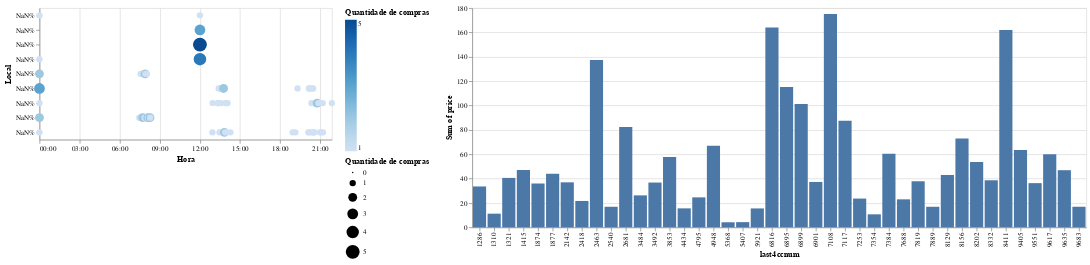

Write notebook code for a chart like this one.
### Markdown cell above
A visualização 5 apresenta os cinco locais mais populares, e mais quatro locais que apresentam possíveis anomalias no horário das compras. Dos cinco locais mais populares, três são frequentados durante o almoço e jantar e dois no café da manhã. Os locais **Coffee Shack**, **Brewed Awakenings**, **Bean There Done That** e **Jack's Magical Beans** apresentam anomalias no horário das compras realizadas neles, ondes todas essas ocorrem exatamente as 12:00, com exceção das compras realizadas somente no cartão fidelidade (horário 00:00). Para corrigir essas anomalias, é necessário analisar a rotina das pessoas em Abila, onde elas vão durante o café, almoço e jantar, quanto tempo ficam paradas em determinado local, e com a ajuda dos locais mais populares, é possível inferir o local e horário aproximado das compras.

### Code cell
# Explorar o 1415
df_3 = df.loc[(df['location']=='Katerinas Cafe') | (df['location']=='Hippokampos') | (df['location']=='Brew\'ve Been Served') |
              (df['location']=='Guy\'s Gyros') | (df['location']=='Hallowed Grounds') | (df['location']=='Bean There Done That') |
              (df['location']=='Brewed Awakenings') | (df['location']=='Coffee Shack') | (df['location']=='Jack\'s Magical Beans')]

ts_min = '2014-01-06 00:00:00'
ts_max = '2014-01-06 23:59:59'

fmt = '%Y-%m-%d %H:%M:%S'

df_3 = df_3.loc[(df_3['timestamp'] >= ts_min) & (df_3['timestamp'] <= ts_max)]

selection = alt.selection_interval()

chart8 = alt.Chart(df_3).mark_circle(tooltip=True).encode(
    alt.X('hoursminutes(timestamp):T', title='Hora'),
    alt.Y('location', title='Local', stack='normalize', sort=alt.EncodingSortField(field="location", op="count", order="ascending")),
    alt.Color('count()', title='Quantidade de compras'),
    alt.Size('count()', title='Quantidade de compras'),
    tooltip = [alt.Tooltip('hoursminutes(timestamp):T', title='Hora'),
               alt.Tooltip('location', title='Local'),
               alt.Tooltip('date(timestamp):N'),
               alt.Tooltip('count()', title='Quantidade de compras')]
).add_selection(
    selection
)

chart9 = alt.Chart(df_3).mark_bar(tooltip=True).encode(
    alt.Y('sum(price)'),
    alt.X('last4ccnum:N'),
    #alt.Color('loyaltynum'),
    tooltip = [alt.Tooltip('sum(price)'), 
               alt.Tooltip('last4ccnum:N'),
               alt.Tooltip('date(timestamp):N')]
).transform_filter(selection)

alt.concat(chart8, chart9).resolve_scale(
    color='independent',
    size='independent'
)

### Figure 1 — Vega-Lite specification as saved in the notebook (floating-point values rounded to 4 significant figures)
{"config": {"view": {"continuousWidth": 400, "continuousHeight": 300}}, "concat": [{"mark": {"type": "circle", "tooltip": true}, "encoding": {"color": {"type": "quantitative", "aggregate": "count", "title": "Quantidade de compras"}, "size": {"type": "quantitative", "aggregate": "count", "title": "Quantidade de compras"}, "tooltip": [{"type": "temporal", "field": "timestamp", "timeUnit": "hoursminutes", "title": "Hora"}, {"type": "nominal", "field": "location", "title": "Local"}, {"type": "nominal", "field": "timestamp", "timeUnit": "date"}, {"type": "quantitative", "aggregate": "count", "title": "Quantidade de compras"}], "x": {"type": "temporal", "field": "timestamp", "timeUnit": "hoursminutes", "title": "Hora"}, "y": {"type": "nominal", "field": "location", "sort": {"field": "location", "op": "count", "order": "ascending"}, "stack": "normalize", "title": "Local"}}, "selection": {"selector003": {"type": "interval"}}}, {"mark": {"type": "bar", "tooltip": true}, "encoding": {"tooltip": [{"type": "quantitative", "aggregate": "sum", "field": "price"}, {"type": "nominal", "field": "last4ccnum"}, {"type": "nominal", "field": "timestamp", "timeUnit": "date"}], "x": {"type": "nominal", "field": "last4ccnum"}, "y": {"type": "quantitative", "aggregate": "sum", "field": "price"}}, "transform": [{"filter": {"selection": "selector003"}}]}], "data": {"name": "data-2c4af3938fd6ab39f3ab1a74a5ad92e4"}, "resolve": {"scale": {"color": "independent", "size": "independent"}}, "$schema": "https://vega.github.io/schema/vega-lite/v4.8.1.json", "datasets": {"data-2c4af3938fd6ab39f3ab1a74a5ad92e4": [{"timestamp": "2014-01-06 07:28:00", "location": "Brew've Been Served", "price": 11.34, "last4ccnum": 4795, "link": "both", "loyaltynum": "L8566"}, {"timestamp": "2014-01-06 07:34:00", "location": "Hallowed Grounds", "price": 52.22, "last4ccnum": 7108, "link": "credit", "loyaltynum": "L6544"}, {"timestamp": "2014-01-06 07:35:00", "location": "Brew've Been Served", "price": 8.33, "last4ccnum": 6816, "link": "both", "loyaltynum": "L8148"}, {"timestamp": "2014-01-06 07:36:00", "location": "Hallowed Grounds", "price": 16.72, "last4ccnum": 9617, "link": "both", "loyaltynum": "L5553"}, {"timestamp": "2014-01-06 07:37:00", "location": "Brew've Been Served", "price": 4.24, "last4ccnum": 7384, "link": "both", "loyaltynum": "L3800"}, {"timestamp": "2014-01-06 07:38:00", "location": "Brew've Been Served", "price": 4.17, "last4ccnum": 5368, "link": "both", "loyaltynum": "L2247"}, {"timestamp": "2014-01-06 07:43:00", "location": "Brew've Been Served", "price": 9.6, "last4ccnum": 4948, "link": "both", "loyaltynum": "L9406"}, {"timestamp": "2014-01-06 07:43:00", "location": "Brew've Been Served", "price": 16.9, "last4ccnum": 9683, "link": "both", "loyaltynum": "L7291"}, {"timestamp": "2014-01-06 07:47:00", "location": "Hallowed Grounds", "price": 16.53, "last4ccnum": 8129, "link": "both", "loyaltynum": "L8328"}, {"timestamp": "2014-01-06 07:48:00", "location": "Hallowed Grounds", "price": 10.66, "last4ccnum": 3492, "link": "both", "loyaltynum": "L7814"}, {"timestamp": "2014-01-06 07:52:00", "location": "Brew've Been Served", "price": 32.83, "last4ccnum": 9405, "link": "credit", "loyaltynum": "L3259"}, {"timestamp": "2014-01-06 07:54:00", "location": "Hallowed Grounds", "price": 16.88, "last4ccnum": 7889, "link": "credit", "loyaltynum": "L6119"}, {"timestamp": "2014-01-06 07:54:00", "location": "Hallowed Grounds", "price": 32.93, "last4ccnum": 2681, "link": "credit", "loyaltynum": "L1107"}, {"timestamp": "2014-01-06 07:55:00", "location": "Hallowed Grounds", "price": 8.05, "last4ccnum": 9551, "link": "both", "loyaltynum": "L5777"}, {"timestamp": "2014-01-06 07:55:00", "location": "Brew've Been Served", "price": 3.67, "last4ccnum": 3484, "link": "both", "loyaltynum": "L2490"}, {"timestamp": "2014-01-06 07:59:00", "location": "Brew've Been Served", "price": 8.88, "last4ccnum": 7819, "link": "both", "loyaltynum": "L5259"}, {"timestamp": "2014-01-06 08:00:00", "location": "Brew've Been Served", "price": 4.27, "last4ccnum": 5407, "link": "both", "loyaltynum": "L4034"}, {"timestamp": "2014-01-06 08:00:00", "location": "Hallowed Grounds", "price": 9.69, "last4ccnum": 6899, "link": "credit", "loyaltynum": "L6267"}, {"timestamp": "2014-01-06 08:01:00", "location": "Hallowed Grounds", "price": 10.07, "last4ccnum": 1874, "link": "both", "loyaltynum": "L4424"}, {"timestamp": "2014-01-06 08:06:00", "location": "Brew've Been Served", "price": 18.24, "last4ccnum": 3853, "link": "both", "loyaltynum": "L1485"}, {"timestamp": "2014-01-06 08:06:00", "location": "Brew've Been Served", "price": 15.58, "last4ccnum": 4434, "link": "both", "loyaltynum": "L2169"}, {"timestamp": "2014-01-06 08:07:00", "location": "Brew've Been Served", "price": 5.66, "last4ccnum": 6901, "link": "both", "loyaltynum": "L9363"}, {"timestamp": "2014-01-06 08:16:00", "location": "Brew've Been Served", "price": 14.97, "last4ccnum": 1286, "link": "both", "loyaltynum": "L3288"}, {"timestamp": "2014-01-06 08:16:00", "location": "Brew've Been Served", "price": 11.2, "last4ccnum": 8411, "link": "both", "loyaltynum": "L6110"}, {"timestamp": "2014-01-06 08:17:00", "location": "Brew've Been Served", "price": 15.39, "last4ccnum": 8202, "link": "both", "loyaltynum": "L2343"}, {"timestamp": "2014-01-06 12:00:00", "location": "Coffee Shack", "price": 51.51, "last4ccnum": 7117, "link": "credit", "loyaltynum": "L6417"}, {"timestamp": "2014-01-06 12:00:00", "location": "Bean There Done That", "price": 10.28, "last4ccnum": 1415, "link": "both", "loyaltynum": "L7783"}, {"timestamp": "2014-01-06 12:00:00", "location": "Bean There Done That", "price": 16.09, "last4ccnum": 9635, "link": "both", "loyaltynum": "L3191"}, {"timestamp": "2014-01-06 12:00:00", "location": "Brewed Awakenings", "price": 5.72, "last4ccnum": 7688, "link": "both", "loyaltynum": "L4164"}, {"timestamp": "2014-01-06 12:00:00", "location": "Jack's Magical Beans", "price": 11.03, "last4ccnum": 6899, "link": "both", "loyaltynum": "L6267"}, {"timestamp": "2014-01-06 12:00:00", "location": "Brewed Awakenings", "price": 16.89, "last4ccnum": 2540, "link": "both", "loyaltynum": "L5947"}, {"timestamp": "2014-01-06 12:00:00", "location": "Bean There Done That", "price": 8.54, "last4ccnum": 1877, "link": "both", "loyaltynum": "L3014"}, {"timestamp": "2014-01-06 12:00:00", "location": "Brewed Awakenings", "price": 4.35, "last4ccnum": 8332, "link": "both", "loyaltynum": "L2070"}, {"timestamp": "2014-01-06 12:00:00", "location": "Bean There Done That", "price": 5.24, "last4ccnum": 1321, "link": "both", "loyaltynum": "L4149"}, {"timestamp": "2014-01-06 12:00:00", "location": "Bean There Done That", "price": 4.27, "last4ccnum": 6895, "link": "both", "loyaltynum": "L3366"}, {"timestamp": "2014-01-06 12:00:00", "location": "Jack's Magical Beans", "price": 18.59, "last4ccnum": 1286, "link": "both", "loyaltynum": "L3288"}, {"timestamp": "2014-01-06 12:00:00", "location": "Jack's Magical Beans", "price": 27.84, "last4ccnum": 8156, "link": "credit", "loyaltynum": "L5224"}, {"timestamp": "2014-01-06 12:00:00", "location": "Jack's Magical Beans", "price": 18.1, "last4ccnum": 2463, "link": "both", "loyaltynum": "L6886"}, {"timestamp": "2014-01-06 12:56:00", "location": "Katerinas Cafe", "price": 13.68, "last4ccnum": 8332, "link": "credit", "loyaltynum": "L2070"}, {"timestamp": "2014-01-06 12:57:00", "location": "Hippokampos", "price": 9.16, "last4ccnum": 8156, "link": "credit", "loyaltynum": "L5224"}, {"timestamp": "2014-01-06 13:20:00", "location": "Hippokampos", "price": 34.03, "last4ccnum": 6899, "link": "both", "loyaltynum": "L6267"}, {"timestamp": "2014-01-06 13:21:00", "location": "Hippokampos", "price": 28.23, "last4ccnum": 9551, "link": "credit", "loyaltynum": "L5777"}, {"timestamp": "2014-01-06 13:23:00", "location": "Hippokampos", "price": 13.26, "last4ccnum": 4795, "link": "both", "loyaltynum": "L8566"}, {"timestamp": "2014-01-06 13:24:00", "location": "Guy's Gyros", "price": 15.44, "last4ccnum": 1415, "link": "both", "loyaltynum": "L7783"}, {"timestamp": "2014-01-06 13:28:00", "location": "Katerinas Cafe", "price": 33.54, "last4ccnum": 8411, "link": "both", "loyaltynum": "L6110"}, {"timestamp": "2014-01-06 13:30:00", "location": "Guy's Gyros", "price": 16.92, "last4ccnum": 7384, "link": "both", "loyaltynum": "L3800"}, {"timestamp": "2014-01-06 13:35:00", "location": "Hippokampos", "price": 36.54, "last4ccnum": 2681, "link": "both", "loyaltynum": "L1107"}, {"timestamp": "2014-01-06 13:39:00", "location": "Guy's Gyros", "price": 11.22, "last4ccnum": 1310, "link": "both", "loyaltynum": "L8012"}, {"timestamp": "2014-01-06 13:46:00", "location": "Guy's Gyros", "price": 30.82, "last4ccnum": 9635, "link": "both", "loyaltynum": "L3191"}, {"timestamp": "2014-01-06 13:46:00", "location": "Katerinas Cafe", "price": 18.56, "last4ccnum": 6899, "link": "both", "loyaltynum": "L6267"}, {"timestamp": "2014-01-06 13:46:00", "location": "Guy's Gyros", "price": 99.67, "last4ccnum": 2463, "link": "credit", "loyaltynum": "L6886"}, {"timestamp": "2014-01-06 13:50:00", "location": "Katerinas Cafe", "price": 13.59, "last4ccnum": 1874, "link": "both", "loyaltynum": "L4424"}, {"timestamp": "2014-01-06 13:50:00", "location": "Katerinas Cafe", "price": 32.64, "last4ccnum": 9617, "link": "both", "loyaltynum": "L5553"}, {"timestamp": "2014-01-06 13:53:00", "location": "Katerinas Cafe", "price": 36.95, "last4ccnum": 2142, "link": "credit", "loyaltynum": "L9637"}, {"timestamp": "2014-01-06 13:57:00", "location": "Hippokampos", "price": 8.64, "last4ccnum": 1877, "link": "both", "loyaltynum": "L3014"}, {"timestamp": "2014-01-06 13:58:00", "location": "Hippokampos", "price": 38.25, "last4ccnum": 8202, "link": "both", "loyaltynum": "L2343"}, {"timestamp": "2014-01-06 13:59:00", "location": "Katerinas Cafe", "price": 39.41, "last4ccnum": 3853, "link": "both", "loyaltynum": "L1485"}, {"timestamp": "2014-01-06 14:04:00", "location": "Hippokampos", "price": 30.88, "last4ccnum": 4948, "link": "both", "loyaltynum": "L9406"}, {"timestamp": "2014-01-06 14:17:00", "location": "Katerinas Cafe", "price": 19.65, "last4ccnum": 6901, "link": "both", "loyaltynum": "L9363"}, {"timestamp": "2014-01-06 18:56:00", "location": "Katerinas Cafe", "price": 78.65, "last4ccnum": 8411, "link": "credit", "loyaltynum": "L6110"}, {"timestamp": "2014-01-06 19:08:00", "location": "Katerinas Cafe", "price": 26.46, "last4ccnum": 8129, "link": "both", "loyaltynum": "L8328"}, {"timestamp": "2014-01-06 19:18:00", "location": "Guy's Gyros", "price": 39.29, "last4ccnum": 7384, "link": "both", "loyaltynum": "L3800"}, {"timestamp": "2014-01-06 20:07:00", "location": "Katerinas Cafe", "price": 23.63, "last4ccnum": 7253, "link": "both", "loyaltynum": "L1682"}, {"timestamp": "2014-01-06 20:08:00", "location": "Katerinas Cafe", "price": 12.32, "last4ccnum": 1874, "link": "both", "loyaltynum": "L4424"}, {"timestamp": "2014-01-06 20:09:00", "location": "Guy's Gyros", "price": 11.94, "last4ccnum": 6901, "link": "both", "loyaltynum": "L9363"}, {"timestamp": "2014-01-06 20:13:00", "location": "Guy's Gyros", "price": 22.57, "last4ccnum": 3484, "link": "both", "loyaltynum": "L2490"}, {"timestamp": "2014-01-06 20:15:00", "location": "Guy's Gyros", "price": 117.8, "last4ccnum": 6816, "link": "credit", "loyaltynum": "L8148"}, {"timestamp": "2014-01-06 20:19:00", "location": "Katerinas Cafe", "price": 21.66, "last4ccnum": 2418, "link": "credit", "loyaltynum": "L9018"}, {"timestamp": "2014-01-06 20:20:00", "location": "Hippokampos", "price": 35.34, "last4ccnum": 1321, "link": "both", "loyaltynum": "L4149"}, {"timestamp": "2014-01-06 20:24:00", "location": "Guy's Gyros", "price": 28.94, "last4ccnum": 7819, "link": "both", "loyaltynum": "L5259"}, {"timestamp": "2014-01-06 20:28:00", "location": "Guy's Gyros", "price": 95.29, "last4ccnum": 7108, "link": "credit", "loyaltynum": "L6544"}, {"timestamp": "2014-01-06 20:29:00", "location": "Hippokampos", "price": 85.5, "last4ccnum": 6895, "link": "credit", "loyaltynum": "L3366"}, {"timestamp": "2014-01-06 20:29:00", "location": "Katerinas Cafe", "price": 17.92, "last4ccnum": 9405, "link": "both", "loyaltynum": "L3259"}, {"timestamp": "2014-01-06 20:30:00", "location": "Katerinas Cafe", "price": 28.0, "last4ccnum": 6899, "link": "both", "loyaltynum": "L6267"}, {"timestamp": "2014-01-06 20:33:00", "location": "Katerinas Cafe", "price": 15.52, "last4ccnum": 5921, "link": "both", "loyaltynum": "L3295"}, {"timestamp": "2014-01-06 20:36:00", "location": "Hippokampos", "price": 26.8, "last4ccnum": 1877, "link": "both", "loyaltynum": "L3014"}, {"timestamp": "2014-01-06 20:46:00", "location": "Hippokampos", "price": 24.41, "last4ccnum": 7117, "link": "both", "loyaltynum": "L6417"}, {"timestamp": "2014-01-06 20:46:00", "location": "Hippokampos", "price": 21.33, "last4ccnum": 1415, "link": "both", "loyaltynum": "L7783"}, {"timestamp": "2014-01-06 20:52:00", "location": "Hippokampos", "price": 17.27, "last4ccnum": 7688, "link": "both", "loyaltynum": "L4164"}, {"timestamp": "2014-01-06 20:59:00", "location": "Katerinas Cafe", "price": 26.1, "last4ccnum": 3492, "link": "both", "loyaltynum": "L7814"}, {"timestamp": "2014-01-06 21:03:00", "location": "Katerinas Cafe", "price": 10.72, "last4ccnum": 9617, "link": "credit", "loyaltynum": "L5553"}, {"timestamp": "2014-01-06 21:11:00", "location": "Hippokampos", "price": 28.14, "last4ccnum": 8156, "link": "credit", "loyaltynum": "L5224"}, {"timestamp": "2014-01-06 21:12:00", "location": "Katerinas Cafe", "price": 26.51, "last4ccnum": 4948, "link": "both", "loyaltynum": "L9406"}, {"timestamp": "2014-01-06 21:52:00", "location": "Hippokampos", "price": 20.61, "last4ccnum": 8332, "link": "both", "loyaltynum": "L2070"}, {"timestamp": "2014-01-06 00:00:00", "location": "Coffee Shack", "price": 11.51, "last4ccnum": 7117, "link": "loyalty", "loyaltynum": "L6417"}, {"timestamp": "2014-01-06 00:00:00", "location": "Hallowed Grounds", "price": 12.93, "last4ccnum": 2681, "link": "loyalty", "loyaltynum": "L1107"}, {"timestamp": "2014-01-06 00:00:00", "location": "Katerinas Cafe", "price": 38.65, "last4ccnum": 8411, "link": "loyalty", "loyaltynum": "L6110"}, {"timestamp": "2014-01-06 00:00:00", "location": "Guy's Gyros", "price": 15.29, "last4ccnum": 7108, "link": "loyalty", "loyaltynum": "L6544"}, {"timestamp": "2014-01-06 00:00:00", "location": "Hallowed Grounds", "price": 12.22, "last4ccnum": 7108, "link": "loyalty", "loyaltynum": "L6544"}, {"timestamp": "2014-01-06 00:00:00", "location": "Hippokampos", "price": 25.5, "last4ccnum": 6895, "link": "loyalty", "loyaltynum": "L3366"}, {"timestamp": "2014-01-06 00:00:00", "location": "Guy's Gyros", "price": 37.82, "last4ccnum": 6816, "link": "loyalty", "loyaltynum": "L8148"}, {"timestamp": "2014-01-06 00:00:00", "location": "Brew've Been Served", "price": 12.83, "last4ccnum": 9405, "link": "loyalty", "loyaltynum": "L3259"}, {"timestamp": "2014-01-06 00:00:00", "location": "Jack's Magical Beans", "price": 7.84, "last4ccnum": 8156, "link": "loyalty", "loyaltynum": "L5224"}, {"timestamp": "2014-01-06 00:00:00", "location": "Brew've Been Served", "price": 10.68, "last4ccnum": 7354, "link": "loyalty", "loyaltynum": "L9254"}, {"timestamp": "2014-01-06 00:00:00", "location": "Guy's Gyros", "price": 19.67, "last4ccnum": 2463, "link": "loyalty", "loyaltynum": "L6886"}]}}
